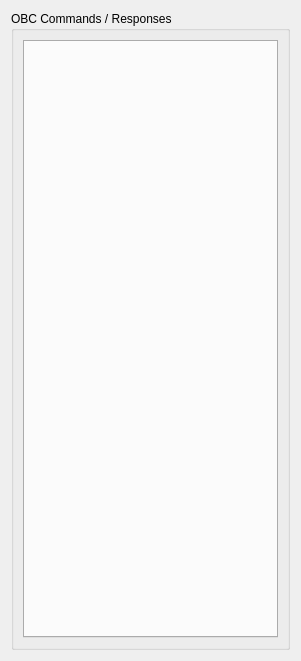
<?xml version="1.0" encoding="UTF-8"?>
<ui version="4.0">
 <class>OBCCmdRespPanel</class>
 <widget class="QWidget" name="OBCCmdRespPanel">
  <property name="geometry">
   <rect>
    <x>0</x>
    <y>0</y>
    <width>301</width>
    <height>661</height>
   </rect>
  </property>
  <property name="windowTitle">
   <string>Form</string>
  </property>
  <layout class="QGridLayout" name="gridLayout">
   <item row="0" column="0">
    <widget class="QGroupBox" name="obc_cmd_resp_box">
     <property name="title">
      <string>OBC Commands / Responses</string>
     </property>
     <layout class="QGridLayout" name="gridLayout_2">
      <item row="0" column="0">
       <widget class="QTabWidget" name="obc_cmd_resp_tabs">
        <property name="tabPosition">
         <enum>QTabWidget::North</enum>
        </property>
        <property name="currentIndex">
         <number>-1</number>
        </property>
        <property name="documentMode">
         <bool>false</bool>
        </property>
       </widget>
      </item>
     </layout>
    </widget>
   </item>
  </layout>
 </widget>
 <resources/>
 <connections/>
</ui>
